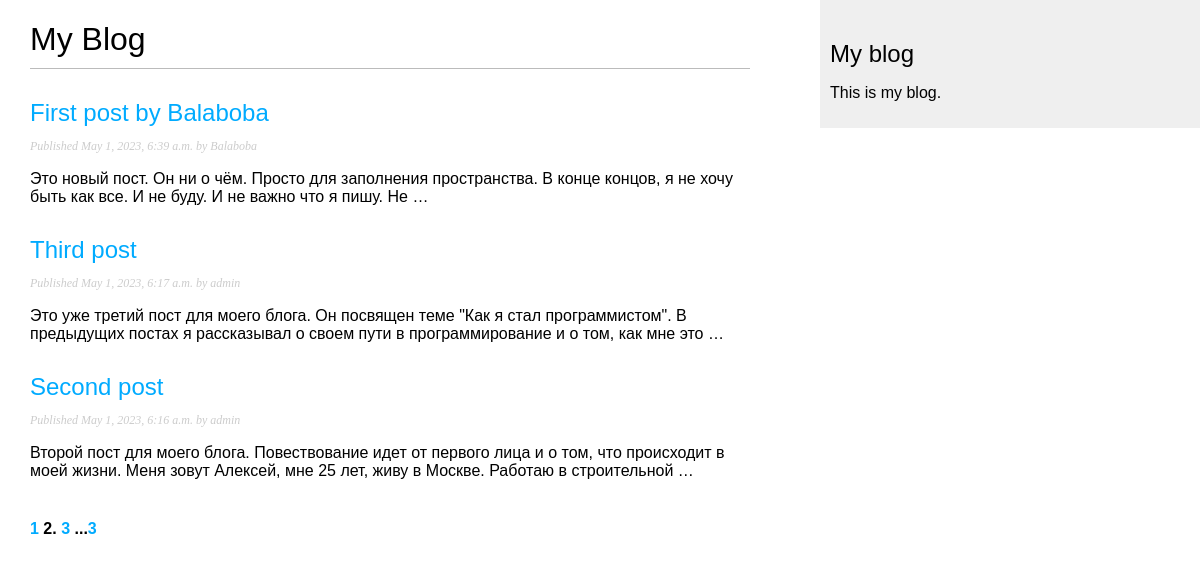
Screenshot of /?page=2 with the database file from the repository.
### core/models.py (models this page shows, shortened)
class Post(models.Model):
    class Status(models.TextChoices):
        DRAFT = "DF", "Draft"
        PUBLISHED = "PB", "Published"
    title: models.CharField = models.CharField(max_length=250)
    author: models.ForeignKey = models.ForeignKey(
        User, on_delete=models.CASCADE, related_name="blog_posts")
    slug: models.SlugField = models.SlugField(
        max_length=250, unique_for_date='publish')
    body: models.TextField = models.TextField()
    publish: models.DateTimeField = models.DateTimeField(default=timezone.now)
    created: models.DateTimeField = models.DateTimeField(auto_now_add=True)
    updated: models.DateTimeField = models.DateTimeField(auto_now=True)
    status: models.CharField = models.CharField(max_length=2,
                                                choices=Status.choices,
                                                default=Status.DRAFT)
    objects: models.Manager = models.Manager()
    published = PublishedManager()
    class Meta:
        ordering = ["-publish"]
        indexes = [models.Index(fields=['-publish'])]
        db_table = "post"
    def get_absolute_url(self) -> str:
        return reverse("core:post_detail", args=[self.publish.year,
                                                 self.publish.month,
                                                 self.publish.day,
                                                 self.slug])

### core/views.py (the view)
# urls.py: path("", views.PostListView.as_view(), name="post_list"),
class PostListView(ListView):
    model = Post
    queryset = Post.published.all()
    context_object_name = 'posts'
    paginate_by = 3
    template_name = 'core/post/list.html'
    def get(self, request: HttpRequest, *args: str,
            **kwargs: int) -> HttpResponse:
        post_list = self.get_queryset()
        paginator = Paginator(post_list, self.paginate_by)
        page_number = request.GET.get('page', 1)
        try:
            posts = paginator.page(page_number)
        except PageNotAnInteger:
            posts = paginator.page(1)
        except EmptyPage:
            posts = paginator.page(paginator.num_pages)
        context = {"posts": posts}
        return render(request, self.template_name, context=context)

### core/templates/core/post/list.html (shortened to what this page needs)
{% extends "core/base.html" %}
{% block content %}
    <h1>My Blog</h1>
    {% for post in posts %}
        <h2>
            <a href="{{ post.get_absolute_url }}">
            {{ post.title }}
            </a>
        </h2>
        <p class="date">
            Published {{ post.publish }} by {{ post.author }}
        </p>
        {{ post.body|truncatewords:30|linebreaks }}
    {% endfor %}
    {% include "core/paginator.html" with page=posts %}
{% endblock %}

### core/static/css/blog.css (style rules this page uses)
body { margin:0; padding:0; font-family:helvetica, sans-serif; }
a { color:#00abff; text-decoration:none; }
h1 { font-weight:normal; border-bottom:1px solid #bbb; padding:0 0 10px 0; }
h2 { font-weight:normal; margin:30px 0 0; }
p.date { color:#ccc; font-family: georgia, serif; font-size: 12px; font-style: italic; }

### rows the page displays
Post: title "First post by Balaboba", publish "May 1, 2023, 6:39 a.m.", author "Balaboba", body "Это новый пост. Он ни о чём. Просто для заполнения пространства. В конце концов, я не хочу быть как все. И не буду. И не важно что я пишу. Не …"
Post: title "Third post", publish "May 1, 2023, 6:17 a.m.", author "admin", body "Это уже третий пост для моего блога. Он посвящен теме \"Как я стал программистом\". В предыдущих постах я рассказывал о своем пути в программирование и о том, как мне это …"
Post: title "Second post", publish "May 1, 2023, 6:16 a.m.", author "admin", body "Второй пост для моего блога. Повествование идет от первого лица и о том, что происходит в моей жизни. Меня зовут Алексей, мне 25 лет, живу в Москве. Работаю в строительной …"

### other values shown
{{ page.previous_page_number }} "1"
{{ page.number }} "2"
{{ page.next_page_number }} "3"
{{ page.paginator.num_pages }} "3"
